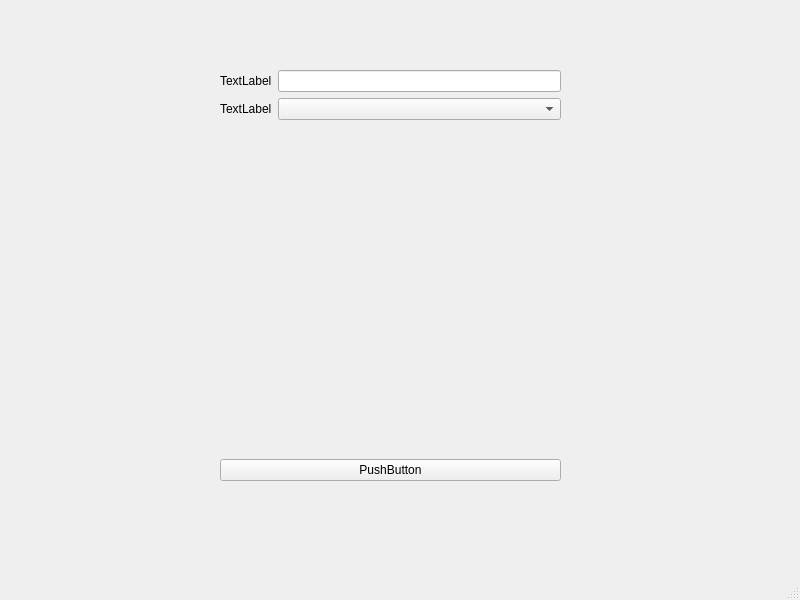
<?xml version="1.0" encoding="UTF-8"?>
<ui version="4.0">
 <class>MainWindow</class>
 <widget class="QMainWindow" name="MainWindow">
  <property name="geometry">
   <rect>
    <x>0</x>
    <y>0</y>
    <width>800</width>
    <height>600</height>
   </rect>
  </property>
  <property name="windowTitle">
   <string>MainWindow</string>
  </property>
  <widget class="QWidget" name="centralwidget">
   <widget class="QWidget" name="verticalLayoutWidget">
    <property name="geometry">
     <rect>
      <x>220</x>
      <y>70</y>
      <width>341</width>
      <height>411</height>
     </rect>
    </property>
    <layout class="QVBoxLayout" name="verticalLayout">
     <item>
      <layout class="QFormLayout" name="formLayout">
       <item row="0" column="0">
        <widget class="QLabel" name="label">
         <property name="text">
          <string>TextLabel</string>
         </property>
        </widget>
       </item>
       <item row="0" column="1">
        <widget class="QLineEdit" name="lineEdit"/>
       </item>
       <item row="1" column="0">
        <widget class="QLabel" name="label_2">
         <property name="text">
          <string>TextLabel</string>
         </property>
        </widget>
       </item>
       <item row="1" column="1">
        <widget class="QComboBox" name="comboBox"/>
       </item>
      </layout>
     </item>
     <item>
      <layout class="QVBoxLayout" name="verticalLayout_2">
       <item>
        <widget class="QPushButton" name="pushButton">
         <property name="text">
          <string>PushButton</string>
         </property>
        </widget>
       </item>
      </layout>
     </item>
    </layout>
   </widget>
  </widget>
  <widget class="QMenuBar" name="menubar">
   <property name="geometry">
    <rect>
     <x>0</x>
     <y>0</y>
     <width>800</width>
     <height>21</height>
    </rect>
   </property>
  </widget>
  <widget class="QStatusBar" name="statusbar"/>
 </widget>
 <resources/>
 <connections/>
</ui>
